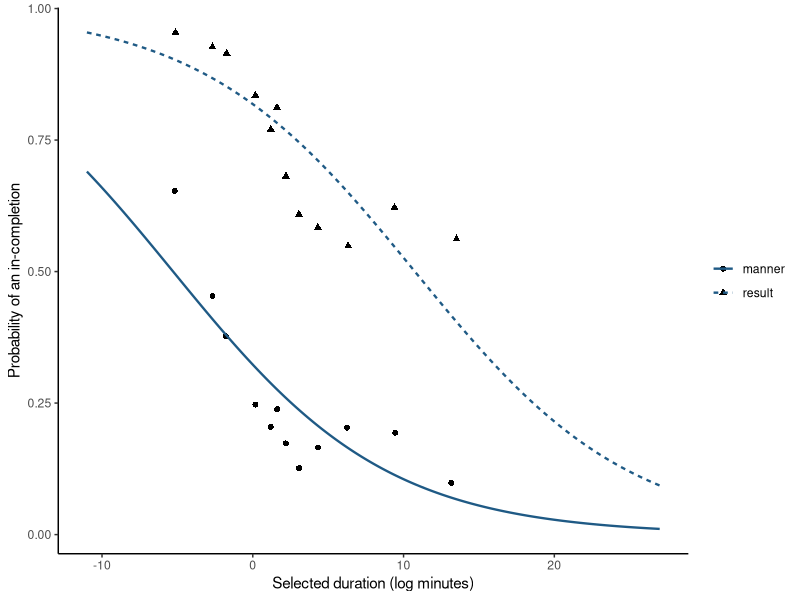

Generate this figure with R:
## ---- chunk 1
#| label: load-and-fit-link
#| echo: true
st <- read.csv("data/supertelicity/supertelicity-cloze.csv")
st$verb_type <- factor(st$verb_type, levels = c("manner", "result"))
st$duration_centered <- st$log_duration_minutes -
  mean(st$log_duration_minutes, na.rm = TRUE)
st <- st[!is.na(st$duration_centered), ]
fit <- glm(prep_in ~ duration_centered + verb_type,
           family = binomial(link = "logit"), data = st)
## ---- chunk 2
#| label: link-map
#| echo: true
observed <- aggregate(prep_in ~ verb_type, st, mean)
observed$empirical_logit <- qlogis(observed$prep_in)
observed$round_trip_probability <- plogis(observed$empirical_logit)
observed
## ---- chunk 3
#| label: plot-link-fit
#| echo: true
library(ggplot2)
grid <- expand.grid(
  duration_centered = seq(min(st$duration_centered), max(st$duration_centered),
                          length.out = 201L),
  verb_type = levels(st$verb_type)
)
grid$log_duration_minutes <- grid$duration_centered + mean(st$log_duration_minutes)
grid$eta <- predict(fit, newdata = grid, type = "link")
grid$probability <- plogis(grid$eta)
st$duration_bin <- cut(st$log_duration_minutes,
  unique(quantile(st$log_duration_minutes, probs = seq(0, 1, length.out = 13L))),
  include.lowest = TRUE)
binned <- aggregate(cbind(prep_in, log_duration_minutes) ~ duration_bin + verb_type,
                    st, mean)
ggplot() +
  geom_point(data = binned,
             aes(log_duration_minutes, prep_in, shape = verb_type), size = 1.7) +
  geom_line(data = grid,
            aes(log_duration_minutes, probability, linetype = verb_type),
            color = "#1F5A85", linewidth = .8) +
  labs(x = "Selected duration (log minutes)",
       y = "Probability of an in-completion", shape = NULL, linetype = NULL) +
  theme_classic()
